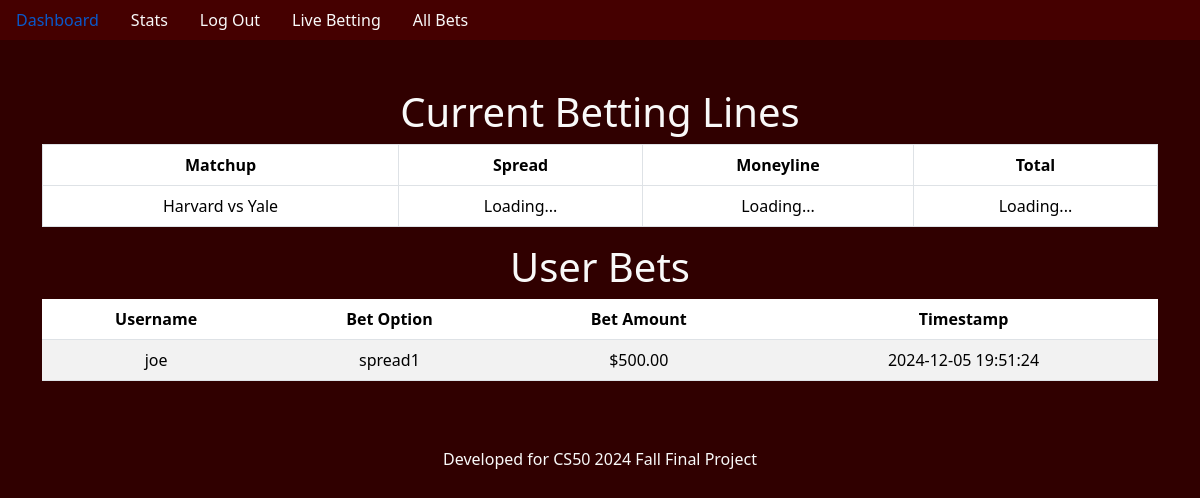
The app's page /bets (signed in), older data.
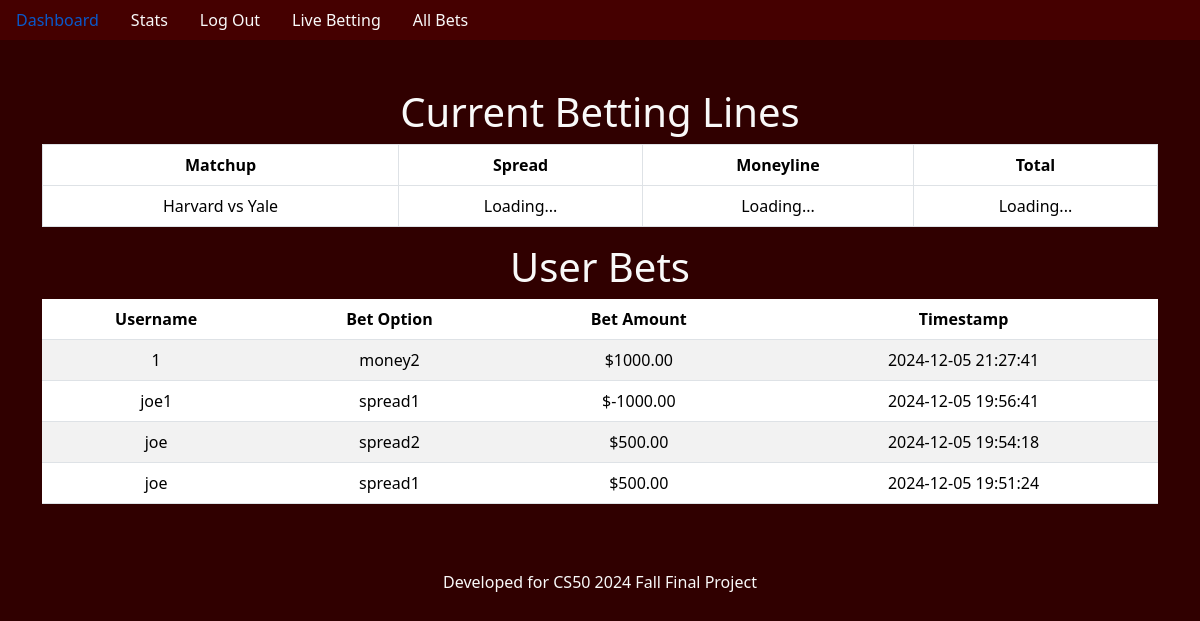
The same page, newer data.
### tables this page shows
CREATE TABLE bets (
    id INTEGER PRIMARY KEY AUTOINCREMENT,
    user_id INTEGER NOT NULL,
    bet_option TEXT NOT NULL,
    bet_amount REAL NOT NULL,
    timestamp DATETIME DEFAULT CURRENT_TIMESTAMP,
    FOREIGN KEY (user_id) REFERENCES users (id)
);

CREATE TABLE users (
    id INTEGER PRIMARY KEY AUTOINCREMENT,
    created TIMESTAMP NOT NULL DEFAULT CURRENT_TIMESTAMP,
    username TEXT NOT NULL,
    password TEXT NOT NULL,
    cash INTEGER NOT NULL DEFAULT 1000
);

### app.py (the view)
@app.route('/bets')
def bets():
    if "user_id" not in session:
        return redirect("/login")
    conn = sqlite3.connect("site.db")
    conn.row_factory = sqlite3.Row
    cursor = conn.cursor()
    cursor.execute(
        "SELECT users.username, bets.bet_option, bets.bet_amount, bets.timestamp "
        "FROM bets JOIN users ON bets.user_id = users.id ORDER BY bets.timestamp DESC"
    )
    all_bets = cursor.fetchall()
    conn.close()
    return render_template('bets.html', bets=all_bets)

### templates/bets.html (shortened to what this page needs)
{% extends "base.html" %}
{% block main %}
<div class="container mt-5">
    <h1>Current Betting Lines</h1>
    <div class="row">
        <div class="col-md-12">
            <table class="table table-bordered text-center" id="betting-lines-table">
                <thead>
                    <tr>
                        <th>Matchup</th>
                        <th>Spread</th>
                        <th>Moneyline</th>
                        <th>Total</th>
                    </tr>
                </thead>
                <tbody>
                    <tr>
                        <td>Harvard vs Yale</td>
                        <td id="spread">Loading...</td>
                        <td id="money">Loading...</td>
                        <td id="total">Loading...</td>
                    </tr>
                </tbody>
            </table>
        </div>
    </div>
    <h1>User Bets</h1>
    <table class="table table-striped">
        <thead>
            <tr>
                <th>Username</th>
                <th>Bet Option</th>
                <th>Bet Amount</th>
                <th>Timestamp</th>
            </tr>
        </thead>
        <tbody>
            {% for bet in bets %}
            <tr>
                <td>{{ bet["username"] }}</td>
                <td>{{ bet["bet_option"] }}</td>
                <td>${{ "%.2f"|format(bet["bet_amount"]) }}</td>
                <td>{{ bet["timestamp"] }}</td>
            </tr>
            {% endfor %}
        </tbody>
    </table>
</div>
{% endblock %}

Row changes from the older to the newer data that the page shows:
added bets: username "1", bet_option "money2", bet_amount "1000.00", timestamp "2024-12-05 21:27:41"
added bets: username "joe1", bet_option "spread1", bet_amount "-1000.00", timestamp "2024-12-05 19:56:41"
added bets: username "joe", bet_option "spread2", bet_amount "500.00", timestamp "2024-12-05 19:54:18"
